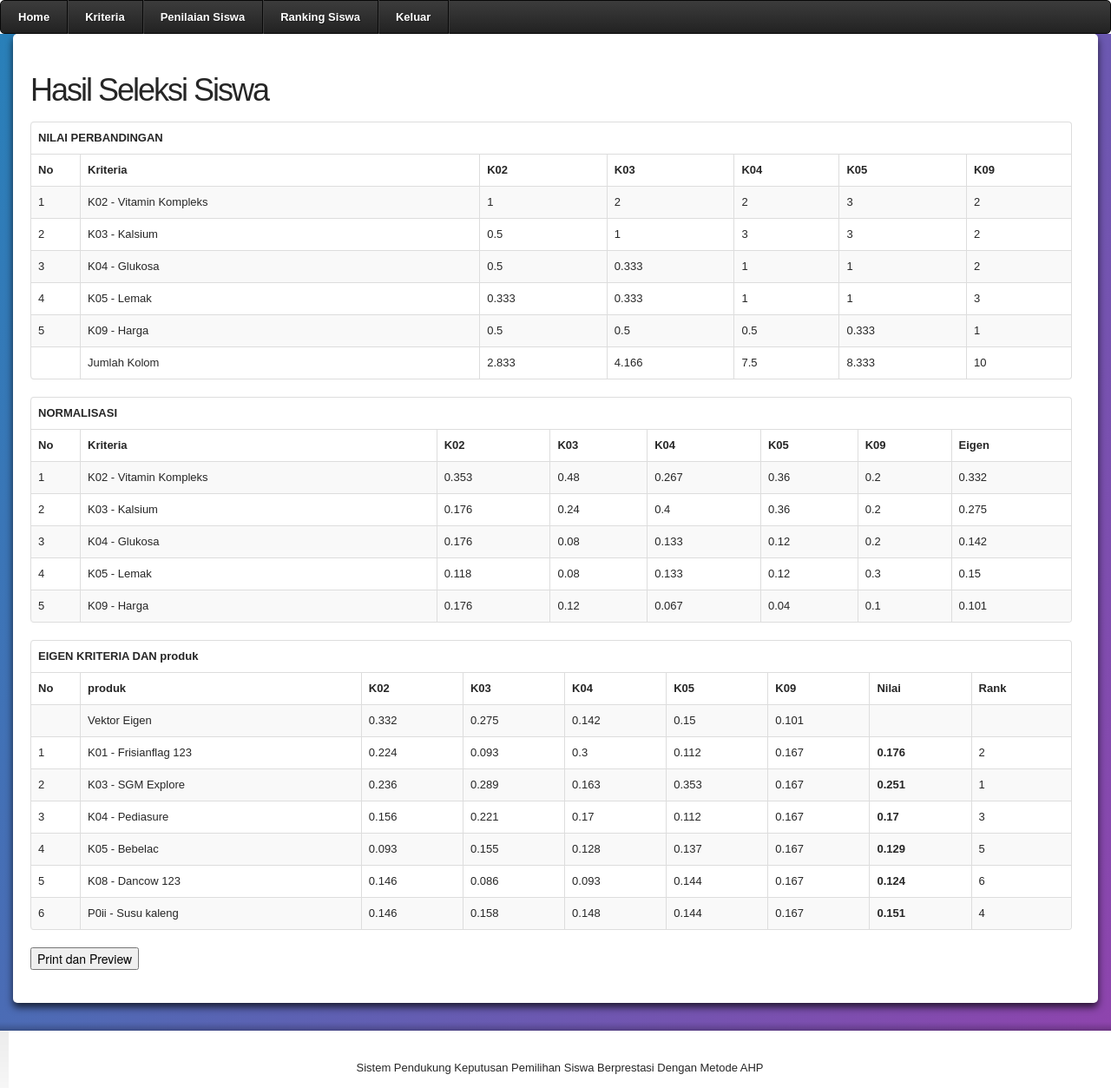
Page /?hal=hasil_produk (signed in) on the committed database.
### tables this page shows
CREATE TABLE IF NOT EXISTS `kriteria_produk` (
  `id_kriteria_produk` int(11) NOT NULL AUTO_INCREMENT,
  `kode_kriteria_produk` varchar(10) NOT NULL,
  `nama_kriteria_produk` varchar(50) NOT NULL,
  PRIMARY KEY (`id_kriteria_produk`)
);

CREATE TABLE IF NOT EXISTS `produk` (
  `id_produk` int(11) NOT NULL AUTO_INCREMENT,
  `kode_produk` varchar(10) NOT NULL,
  `nama_produk` varchar(50) NOT NULL,
  PRIMARY KEY (`id_produk`)
);

### ahp.php (called while the page is built, shortened)
<?php
function ahp_get_matrik_kriteria_produk($id_kriteria_produk){
	for($i=0;$i<count($id_kriteria_produk);$i++){
		for($ii=0;$ii<count($id_kriteria_produk);$ii++){
			if($i==$ii){
				$matrik[$i][$ii]=1;
			}else{
				if($i < $ii){
					$q=mysql_query("select nilai from nilai_kriteria_produk where id_kriteria_produk_1='".$id_kriteria_produk[$i]."' and id_kriteria_produk_2='".$id_kriteria_produk[$ii]."'");
					if(mysql_num_rows($q)>0){
						$h=mysql_fetch_array($q);
						$nilai=$h['nilai'];
						$matrik[$i][$ii]=$nilai;
						$matrik[$ii][$i]=round((1/$nilai),3);
					}else{
						$matrik[$i][$ii]=1;
						$matrik[$ii][$i]=1;
					}
				}
			}
		}
	}
	return $matrik;
}
function ahp_get_matrik_produk($id_kriteria_produk, $id_produk){
	for($i=0;$i<count($id_produk);$i++){
		for($ii=0;$ii<count($id_produk);$ii++){
			if($i==$ii){
				$matrik[$i][$ii]=1;
			}else{
				if($i < $ii){
					$q=mysql_query("select nilai from nilai_produk where id_kriteria_produk='".$id_kriteria_produk."' and id_produk_1='".$id_produk[$i]."' and id_produk_2='".$id_produk[$ii]."'");
					if(mysql_num_rows($q)>0){
						$h=mysql_fetch_array($q);
						$nilai=$h['nilai'];
						$matrik[$i][$ii]=$nilai;
						$matrik[$ii][$i]=round((1/$nilai),3);
					}else{
						$matrik[$i][$ii]=1;
						$matrik[$ii][$i]=1;
					}
				}
			}
		}
	}
	return $matrik;
}
function ahp_get_jumlah_kolom($matrik){
	for($i=0;$i<count($matrik);$i++){
		$jumlah_kolom[$i] = 0;
		for($ii=0;$ii<count($matrik);$ii++){
			$jumlah_kolom[$i] = $jumlah_kolom[$i] + $matrik[$ii][$i];
		}
	}
	return $jumlah_kolom;
}
function ahp_get_normalisasi($matrik, $jumlah_kolom){
	for($i=0;$i<count($matrik);$i++){
		for($ii=0;$ii<count($matrik);$ii++){
			$matrik_normalisasi[$i][$ii] = round( $matrik[$i][$ii] / $jumlah_kolom[$ii] , 3 );
		}
	}
	return $matrik_normalisasi;
}
function ahp_get_eigen($matrik_normalisasi){
	for($i=0;$i<count($matrik_normalisasi);$i++){
		$eigen[$i] = 0;
		for($ii=0;$ii<count($matrik_normalisasi);$ii++){
			$eigen[$i] = $eigen[$i] + $matrik_normalisasi[$i][$ii];
		}
		$eigen[$i] = round( $eigen[$i] / count($matrik_normalisasi) , 3 );
	}
	return $eigen;
}
?>

### includes/p_hasil_produk.php (the view, shortened to what this page needs)
<?php
require_once ( 'ahp.php' );
$q="select * from kriteria_produk order by kode_kriteria_produk";
$q=mysql_query($q);
while($h=mysql_fetch_array($q)){
	$kriteria_produk[]=array($h['id_kriteria_produk'],$h['kode_kriteria_produk'],$h['nama_kriteria_produk']);
}
$q="select * from produk order by kode_produk";
$q=mysql_query($q);
while($h=mysql_fetch_array($q)){
	$produk[]=array($h['id_produk'],$h['kode_produk'],$h['nama_produk']);
}
for($i=0;$i<count($kriteria_produk);$i++){
	$id_kriteria_produk[]=$kriteria_produk[$i][0];
}
$matrik_kriteria_produk = ahp_get_matrik_kriteria_produk($id_kriteria_produk);
$jumlah_kolom = ahp_get_jumlah_kolom($matrik_kriteria_produk);
$matrik_normalisasi = ahp_get_normalisasi($matrik_kriteria_produk, $jumlah_kolom);
$eigen_kriteria_produk = ahp_get_eigen($matrik_normalisasi);
for($i=0;$i<count($produk);$i++){
	$id_produk[]=$produk[$i][0];
}
for($i=0;$i<count($kriteria_produk);$i++){
	$matrik_produk = ahp_get_matrik_produk($kriteria_produk[$i][0], $id_produk);
	$jumlah_kolom_produk = ahp_get_jumlah_kolom($matrik_produk);
	$matrik_normalisasi_produk = ahp_get_normalisasi($matrik_produk, $jumlah_kolom_produk);
	$eigen_produk[$i] = ahp_get_eigen($matrik_normalisasi_produk);
}
$nilai_to_sort = array();
for($i=0;$i<count($produk);$i++){
	$nilai=0;
	for($ii=0;$ii<count($kriteria_produk);$ii++){
		$nilai = $nilai + ( $eigen_produk[$ii][$i] * $eigen_kriteria_produk[$ii]);
	}
	$nilai = round( $nilai , 3);
	$nilai_global[$i] = $nilai;
	$nilai_to_sort[] = array($nilai, $produk[$i][0]);
}
sort($nilai_to_sort);
for($i=0;$i<count($nilai_to_sort);$i++){
	$ranking[$nilai_to_sort[$i][1]]=(count($nilai_to_sort) - $i);
}
?>
<h3 class="p2">Hasil Seleksi Siswa </h3>
<table class="table table-striped table-hover table-bordered">
	<thead>
		<tr>
			<th colspan="50">NILAI PERBANDINGAN</th>
		</tr>
		<tr>
			<th width="40">No</th>
			<th>Kriteria</th>
			<?php
			for($i=0;$i<count($kriteria_produk);$i++){
				echo '<th>'.$kriteria_produk[$i][1].'</th>';
			}
			?>
		</tr>
	</thead>
	<tbody>
		<?php
		for($i=0;$i<count($kriteria_produk);$i++){
			echo '
				<tr>
					<td>'.($i+1).'</td>
					<td>'.$kriteria_produk[$i][1].' - '.$kriteria_produk[$i][2].'</td>
			';
			for($ii=0;$ii<count($kriteria_produk);$ii++){
				echo '
						<td>'.$matrik_kriteria_produk[$i][$ii].'</td>
				';
			}
			echo '
				</tr>
			';
		}
		?>
		<tr>
			<td></td>
			<td>Jumlah Kolom</td>
			<?php
			for($i=0;$i<count($kriteria_produk);$i++){
				echo '<td>'.$jumlah_kolom[$i].'</td>';
			}
			?>
		</tr>
	</tbody>
</table>
<table class="table table-striped table-hover table-bordered">
	<thead>
		<tr>
			<th colspan="50">NORMALISASI</th>
		</tr>
		<tr>
			<th width="40">No</th>
			<th>Kriteria</th>
			<?php
			for($i=0;$i<count($kriteria_produk);$i++){
				echo '<th>'.$kriteria_produk[$i][1].'</th>';
			}
			?>
			<th>Eigen</th>
		</tr>
	</thead>
	<tbody>
		<?php
		for($i=0;$i<count($kriteria_produk);$i++){
			echo '
				<tr>
					<td>'.($i+1).'</td>
					<td>'.$kriteria_produk[$i][1].' - '.$kriteria_produk[$i][2].'</td>
			';
			for($ii=0;$ii<count($kriteria_produk);$ii++){
				echo '
						<td>'.$matrik_normalisasi[$i][$ii].'</td>
				';
			}
			echo '
					<td>'.$eigen_kriteria_produk[$i].'</td>
				</tr>
			';
		}
		?>
	</tbody>
</table>
<table class="table table-striped table-hover table-bordered">
	<thead>
		<tr>
			<th colspan="50">EIGEN KRITERIA DAN produk </th>
		</tr>
		<tr>
			<th width="40">No</th>
			<th>produk</th>
			<?php
			for($i=0;$i<count($kriteria_produk);$i++){
				echo '<th>'.$kriteria_produk[$i][1].'</th>';
			}
			?>
			<th>Nilai</th>
			<th>Rank</th>
		</tr>
	</thead>
	<tbody>
		<tr>
			<td></td>
			<td>Vektor Eigen</td>
			<?php
			for($i=0;$i<count($kriteria_produk);$i++){
				echo '<td>'.$eigen_kriteria_produk[$i].'</td>';
			}
			?>
			<td></td>
			<td></td>
		</tr>
		<?php
		for($i=0;$i<count($produk);$i++){
			echo '
				<tr>
					<td>'.($i+1).'</td>
					<td>'.$produk[$i][1].' - '.$produk[$i][2].'</td>
			';
			for($ii=0;$ii<count($kriteria_produk);$ii++){
				echo '
						<td>'.$eigen_produk[$ii][$i].'</td>
				';
			}
			echo '
					<td><strong>'.$nilai_global[$i].'</strong></td>
					<td>'.$ranking[$produk[$i][0]].'</td>
				</tr>
			';
		}
		?>
	</tbody>
</table>
<input type="button" value="Print dan Preview" onClick="popup_print()" />

### css/style.css (style rules this page uses)
html { width:100% }
body { font-family:Arial, Helvetica, sans-serif;font-size:100%;color:#262626;min-width:980px;background:#fff }
.p2 { margin-bottom:15px }
h3 { font-family:"Trebuchet MS", Arial, Helvetica, sans-serif;font-size:36px;line-height:1.2em;margin:0 0 22px 0;color:#262626;font-weight:normal;letter-spacing:-2px }

### rows in the picture
kriteria_produk: kode_kriteria_produk "K02", nama_kriteria_produk "Vitamin Kompleks", ii "1", ii "2", ii "3", ii "0.353", ii "0.48", ii "0.267", ii "0.36", ii "0.2", i "0.332"
kriteria_produk: kode_kriteria_produk "K03", nama_kriteria_produk "Kalsium", ii "0.5", ii "1", ii "3", ii "2", ii "0.176", ii "0.24", ii "0.4", ii "0.36", ii "0.2", i "0.275"
kriteria_produk: kode_kriteria_produk "K04", nama_kriteria_produk "Glukosa", ii "0.5", ii "0.333", ii "1", ii "2", ii "0.176", ii "0.08", ii "0.133", ii "0.12", ii "0.2", i "0.142"
kriteria_produk: kode_kriteria_produk "K05", nama_kriteria_produk "Lemak", ii "0.333", ii "1", ii "3", ii "0.118", ii "0.08", ii "0.133", ii "0.12", ii "0.3", i "0.15"
kriteria_produk: kode_kriteria_produk "K09", nama_kriteria_produk "Harga", ii "0.5", ii "0.333", ii "1", ii "0.176", ii "0.12", ii "0.067", ii "0.04", ii "0.1", i "0.101"
produk: kode_produk "K01", nama_produk "Frisianflag 123", i "0.224", i "0.093", i "0.3", i "0.112", i "0.167", i "0.176", id_produk "2"
produk: kode_produk "K03", nama_produk "SGM Explore", i "0.236", i "0.289", i "0.163", i "0.353", i "0.167", i "0.251", id_produk "1"
produk: kode_produk "K04", nama_produk "Pediasure", i "0.156", i "0.221", i "0.17", i "0.112", i "0.167", id_produk "3"
produk: kode_produk "K05", nama_produk "Bebelac", i "0.093", i "0.155", i "0.128", i "0.137", i "0.167", i "0.129", id_produk "5"
produk: kode_produk "K08", nama_produk "Dancow 123", i "0.146", i "0.086", i "0.093", i "0.144", i "0.167", i "0.124", id_produk "6"
produk: kode_produk "P0ii", nama_produk "Susu kaleng", i "0.146", i "0.158", i "0.148", i "0.144", i "0.167", i "0.151", id_produk "4"

### other values in the picture
$jumlah_kolom[$i] "2.833"
$jumlah_kolom[$i] "4.166"
$jumlah_kolom[$i] "7.5"
$jumlah_kolom[$i] "8.333"
$jumlah_kolom[$i] "10"
$eigen_kriteria_produk[$i] "0.332"
$eigen_kriteria_produk[$i] "0.275"
$eigen_kriteria_produk[$i] "0.142"
$eigen_kriteria_produk[$i] "0.15"
$eigen_kriteria_produk[$i] "0.101"
